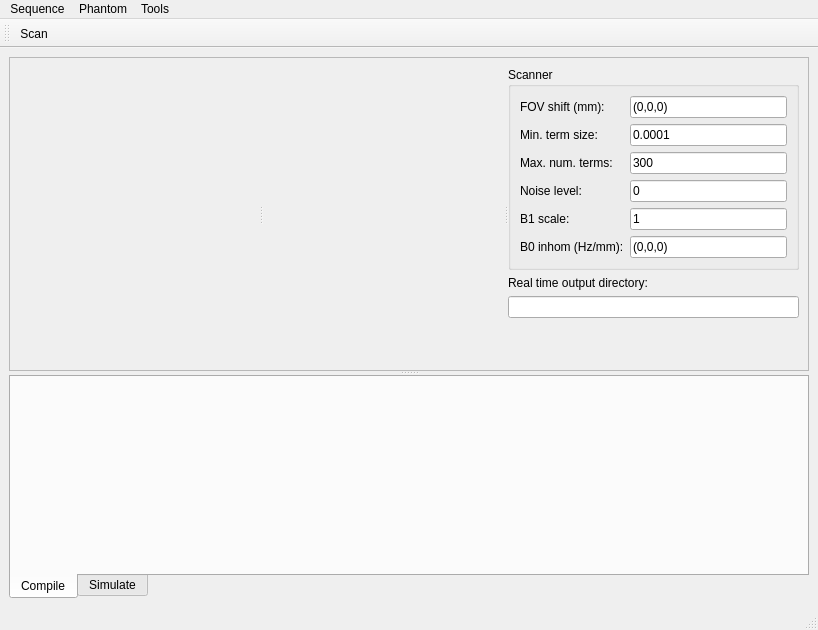
<ui version="4.0" >
 <class>VSMainWindow</class>
 <widget class="QMainWindow" name="VSMainWindow" >
  <property name="geometry" >
   <rect>
    <x>0</x>
    <y>0</y>
    <width>818</width>
    <height>630</height>
   </rect>
  </property>
  <property name="windowTitle" >
   <string>SequenceTree - Virtual Scanner</string>
  </property>
  <widget class="QWidget" name="centralwidget" >
   <layout class="QHBoxLayout" name="horizontalLayout_5" >
    <item>
     <widget class="QSplitter" name="vsplitter" >
      <property name="orientation" >
       <enum>Qt::Vertical</enum>
      </property>
      <widget class="QFrame" name="frame" >
       <property name="frameShape" >
        <enum>QFrame::StyledPanel</enum>
       </property>
       <property name="frameShadow" >
        <enum>QFrame::Raised</enum>
       </property>
       <layout class="QHBoxLayout" name="horizontalLayout_4" >
        <item>
         <widget class="QSplitter" name="hsplitter" >
          <property name="orientation" >
           <enum>Qt::Horizontal</enum>
          </property>
          <widget class="VSSequenceView" native="1" name="sequence_view" >
           <property name="sizePolicy" >
            <sizepolicy vsizetype="Preferred" hsizetype="Expanding" >
             <horstretch>0</horstretch>
             <verstretch>0</verstretch>
            </sizepolicy>
           </property>
           <property name="minimumSize" >
            <size>
             <width>200</width>
             <height>100</height>
            </size>
           </property>
           <property name="maximumSize" >
            <size>
             <width>10000</width>
             <height>16777215</height>
            </size>
           </property>
          </widget>
          <widget class="VSPhantomView" native="1" name="phantom_view" >
           <property name="minimumSize" >
            <size>
             <width>200</width>
             <height>0</height>
            </size>
           </property>
          </widget>
          <widget class="QWidget" native="1" name="widget" >
           <property name="sizePolicy" >
            <sizepolicy vsizetype="Preferred" hsizetype="Preferred" >
             <horstretch>0</horstretch>
             <verstretch>0</verstretch>
            </sizepolicy>
           </property>
           <layout class="QVBoxLayout" name="verticalLayout" >
            <item>
             <widget class="QGroupBox" name="groupBox" >
              <property name="title" >
               <string>Scanner</string>
              </property>
              <layout class="QGridLayout" name="gridLayout" >
               <item row="0" column="0" >
                <widget class="QLabel" name="label" >
                 <property name="text" >
                  <string>FOV shift (mm):</string>
                 </property>
                </widget>
               </item>
               <item row="0" column="2" >
                <widget class="QLineEdit" name="FOV_shift" >
                 <property name="maximumSize" >
                  <size>
                   <width>200</width>
                   <height>16777215</height>
                  </size>
                 </property>
                 <property name="text" >
                  <string>(0,0,0)</string>
                 </property>
                </widget>
               </item>
               <item row="1" column="0" >
                <widget class="QLabel" name="label_2" >
                 <property name="text" >
                  <string>Min. term size:</string>
                 </property>
                </widget>
               </item>
               <item row="1" column="2" >
                <widget class="QLineEdit" name="min_term_size" >
                 <property name="maximumSize" >
                  <size>
                   <width>200</width>
                   <height>16777215</height>
                  </size>
                 </property>
                 <property name="text" >
                  <string>0.0001</string>
                 </property>
                </widget>
               </item>
               <item row="2" column="0" >
                <widget class="QLabel" name="label_3" >
                 <property name="text" >
                  <string>Max. num. terms:</string>
                 </property>
                </widget>
               </item>
               <item row="2" column="2" >
                <widget class="QLineEdit" name="max_num_terms" >
                 <property name="maximumSize" >
                  <size>
                   <width>200</width>
                   <height>16777215</height>
                  </size>
                 </property>
                 <property name="text" >
                  <string>300</string>
                 </property>
                </widget>
               </item>
               <item row="3" column="0" >
                <widget class="QLabel" name="label_4" >
                 <property name="text" >
                  <string>Noise level:</string>
                 </property>
                </widget>
               </item>
               <item row="3" column="2" >
                <widget class="QLineEdit" name="noise_level" >
                 <property name="maximumSize" >
                  <size>
                   <width>200</width>
                   <height>16777215</height>
                  </size>
                 </property>
                 <property name="text" >
                  <string>0</string>
                 </property>
                </widget>
               </item>
               <item row="4" column="0" >
                <widget class="QLabel" name="label_9" >
                 <property name="text" >
                  <string>B1 scale:</string>
                 </property>
                </widget>
               </item>
               <item row="4" column="2" >
                <widget class="QLineEdit" name="b1_scale" >
                 <property name="text" >
                  <string>1</string>
                 </property>
                </widget>
               </item>
               <item row="5" column="0" >
                <widget class="QLabel" name="label_8" >
                 <property name="text" >
                  <string>B0 inhom (Hz/mm):</string>
                 </property>
                </widget>
               </item>
               <item row="5" column="2" >
                <widget class="QLineEdit" name="b0_inhomogeneity" >
                 <property name="text" >
                  <string>(0,0,0)</string>
                 </property>
                </widget>
               </item>
              </layout>
             </widget>
            </item>
            <item>
             <widget class="QLabel" name="label_5" >
              <property name="text" >
               <string>Real time output directory:</string>
              </property>
             </widget>
            </item>
            <item>
             <widget class="QLineEdit" name="realtime_output" />
            </item>
            <item>
             <spacer name="verticalSpacer" >
              <property name="orientation" >
               <enum>Qt::Vertical</enum>
              </property>
              <property name="sizeHint" stdset="0" >
               <size>
                <width>20</width>
                <height>40</height>
               </size>
              </property>
             </spacer>
            </item>
           </layout>
          </widget>
         </widget>
        </item>
       </layout>
      </widget>
      <widget class="QTabWidget" name="logwidget" >
       <property name="tabPosition" >
        <enum>QTabWidget::South</enum>
       </property>
       <property name="currentIndex" >
        <number>0</number>
       </property>
       <widget class="QWidget" name="compile_tab" >
        <attribute name="title" >
         <string>Compile</string>
        </attribute>
        <layout class="QHBoxLayout" name="horizontalLayout" >
         <property name="spacing" >
          <number>0</number>
         </property>
         <property name="margin" >
          <number>0</number>
         </property>
         <item>
          <widget class="STCompileLog" native="1" name="compile_log" />
         </item>
        </layout>
       </widget>
       <widget class="QWidget" name="simulate_tab" >
        <attribute name="title" >
         <string>Simulate</string>
        </attribute>
        <layout class="QHBoxLayout" name="horizontalLayout_2" >
         <property name="spacing" >
          <number>0</number>
         </property>
         <property name="margin" >
          <number>0</number>
         </property>
         <item>
          <widget class="QListWidget" name="simulate_log" />
         </item>
        </layout>
       </widget>
      </widget>
     </widget>
    </item>
   </layout>
  </widget>
  <widget class="QMenuBar" name="menubar" >
   <property name="geometry" >
    <rect>
     <x>0</x>
     <y>0</y>
     <width>818</width>
     <height>27</height>
    </rect>
   </property>
   <widget class="QMenu" name="menuSequence" >
    <property name="title" >
     <string>Sequence</string>
    </property>
    <addaction name="actionOpenSequence" />
   </widget>
   <widget class="QMenu" name="menuTools" >
    <property name="title" >
     <string>Tools</string>
    </property>
    <addaction name="actionConfiguration" />
   </widget>
   <widget class="QMenu" name="menuPhantom" >
    <property name="title" >
     <string>Phantom</string>
    </property>
    <addaction name="actionSelectPhantom" />
   </widget>
   <addaction name="menuSequence" />
   <addaction name="menuPhantom" />
   <addaction name="menuTools" />
  </widget>
  <widget class="QStatusBar" name="statusbar" />
  <widget class="QToolBar" name="toolBar" >
   <property name="windowTitle" >
    <string>toolBar</string>
   </property>
   <attribute name="toolBarArea" >
    <enum>TopToolBarArea</enum>
   </attribute>
   <attribute name="toolBarBreak" >
    <bool>false</bool>
   </attribute>
   <addaction name="actionScan" />
  </widget>
  <action name="actionOpenSequence" >
   <property name="text" >
    <string>Open Sequence...</string>
   </property>
  </action>
  <action name="actionScan" >
   <property name="text" >
    <string>Scan</string>
   </property>
  </action>
  <action name="actionConfiguration" >
   <property name="text" >
    <string>Configuration...</string>
   </property>
  </action>
  <action name="actionSelectPhantom" >
   <property name="text" >
    <string>Select phantom...</string>
   </property>
  </action>
 </widget>
 <customwidgets>
  <customwidget>
   <class>VSSequenceView</class>
   <extends>QWidget</extends>
   <header>vssequenceview.h</header>
   <container>1</container>
  </customwidget>
  <customwidget>
   <class>VSPhantomView</class>
   <extends>QWidget</extends>
   <header>vsphantomview.h</header>
   <container>1</container>
  </customwidget>
  <customwidget>
   <class>STCompileLog</class>
   <extends>QWidget</extends>
   <header>stcompilelog.h</header>
   <container>1</container>
  </customwidget>
 </customwidgets>
 <resources/>
 <connections/>
</ui>
